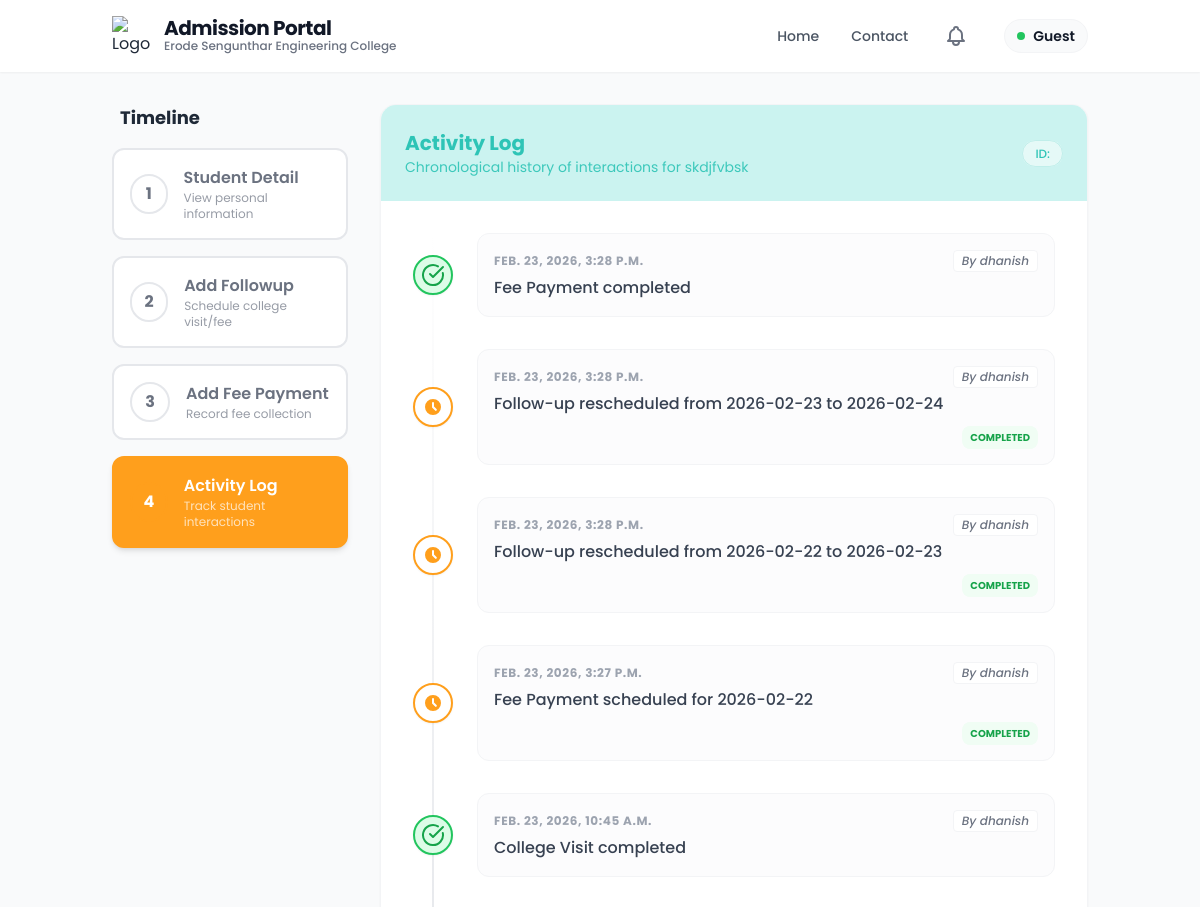
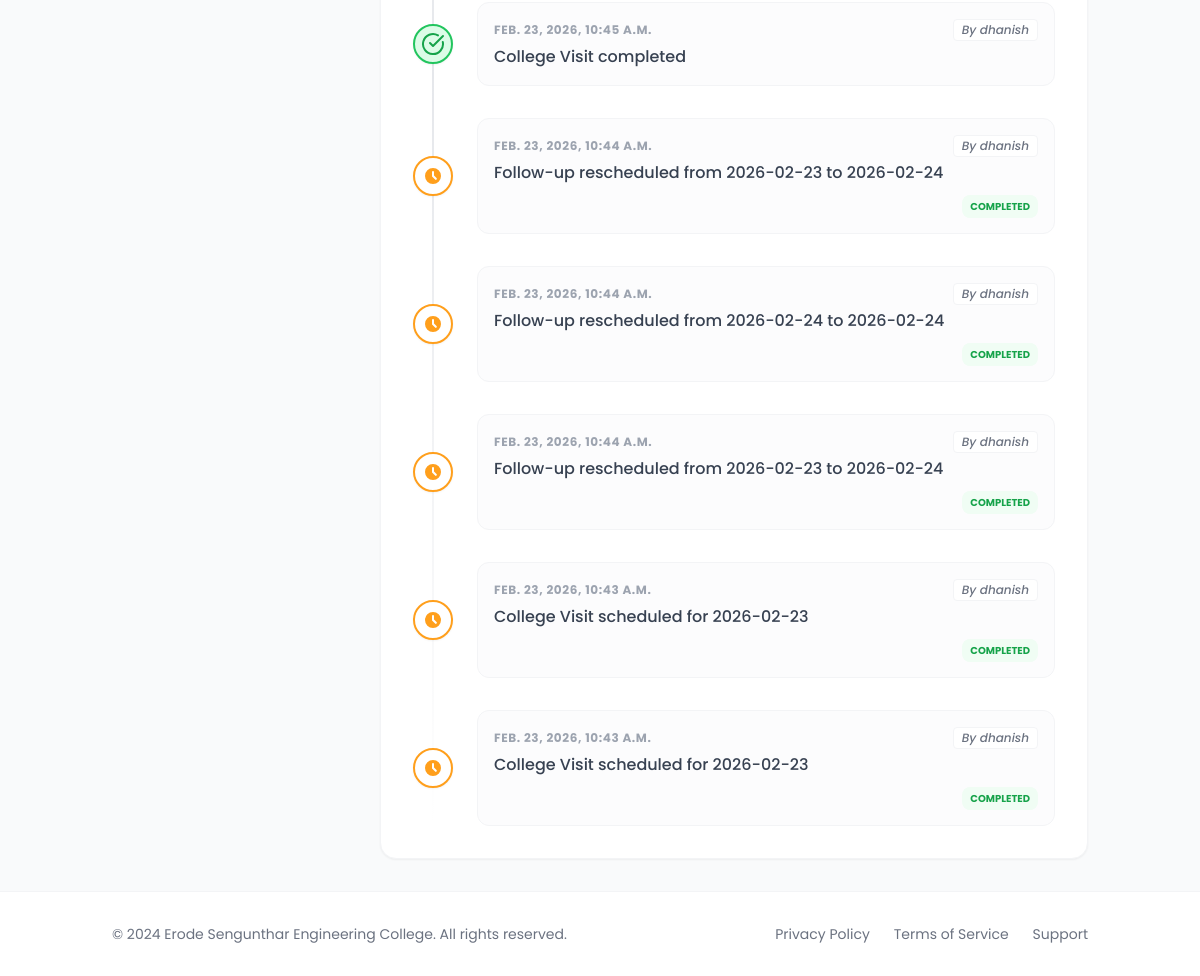
/activities/2/, run on the app's committed database (2 pictures, top to bottom).
### admission_form/models.py (models this page shows, shortened)
class Admission(models.Model):
    ADMISSION_STATUS_CHOICES = (
        ('enquired', 'Enquired'),
        ('admitted', 'Admitted'),
        ('discontinued', 'Discontinued'),
        ('left', 'Left'),
    )
    admission_status = models.CharField(max_length=20, choices=ADMISSION_STATUS_CHOICES, default='enquired', db_index=True)
    application_number = models.CharField(max_length=100, blank=True, null=True)
    application_date = models.DateField(blank=True, null=True)
    admission_date = models.DateField(blank=True, null=True)
    allotment_number = models.CharField(max_length=100, blank=True, null=True)
    portal_status = models.CharField(max_length=50, blank=True, null=True)
    quota = models.CharField(max_length=50, blank=True, null=True)
    roll_number = models.CharField(max_length=100, blank=True, null=True)
    unique_id = models.CharField(max_length=100, blank=True, null=True)
    umis_number = models.CharField(max_length=100, blank=True, null=True)
    level = models.CharField(max_length=10, blank=True, null=True, db_index=True)
    course = models.CharField(max_length=100, blank=True, null=True)
    branch = models.CharField(max_length=100, blank=True, null=True)
    department_preferences = models.JSONField(default=dict, blank=True, null=True)
    pg_dept = models.CharField(max_length=255, blank=True, null=True)
    is_fg = models.BooleanField(default=False, blank=True, null=True)
    fg_number = models.CharField(max_length=100, blank=True, null=True)
    pmss = models.BooleanField(default=False, blank=True, null=True)
    seven_five = models.BooleanField(default=False, blank=True, null=True)
    student_name = models.CharField(max_length=255, blank=True, null=True)
    dob = models.DateField(blank=True, null=True)
    gender = models.CharField(max_length=10, blank=True, null=True)
    community = models.CharField(max_length=50, blank=True, null=True, db_index=True)
    caste = models.CharField(max_length=100, blank=True, null=True)
    region = models.CharField(max_length=100, blank=True, null=True)
    aadhaar_number = models.CharField(max_length=12, blank=True, null=True)
    father_name = models.CharField(max_length=255, blank=True, null=True)
    mother_name = models.CharField(max_length=255, blank=True, null=True)
    guardian_name = models.CharField(max_length=255, blank=True, null=True)
    father_mobile = models.CharField(max_length=15, blank=True, null=True)
    mother_mobile = models.CharField(max_length=15, blank=True, null=True)
    guardian_mobile = models.CharField(max_length=15, blank=True, null=True)
    email = models.EmailField(blank=True, null=True)
    student_mobile = models.CharField(max_length=15, blank=True, null=True)
    address = models.TextField(blank=True, null=True)
    pincode = models.CharField(max_length=10, blank=True, null=True)
    district = models.CharField(max_length=100, blank=True, null=True, db_index=True)
    state = models.CharField(max_length=100, blank=True, null=True, db_index=True)
    country = models.CharField(max_length=100, blank=True, null=True, db_index=True)
    qualification = models.CharField(max_length=10, blank=True, null=True)
    tenth_total = models.CharField(max_length=50, blank=True, null=True)
    tenth_percentage = models.CharField(max_length=50, blank=True, null=True)
    twelfth_total = models.CharField(max_length=50, blank=True, null=True)
    twelfth_percentage = models.CharField(max_length=50, blank=True, null=True)
    twelfth_major = models.CharField(max_length=255, blank=True, null=True)
    twelth_reg_no = models.CharField(max_length=50, blank=True, null=True)
    maths_marks = models.DecimalField(max_digits=5, decimal_places=2, blank=True, null=True)
    physics_marks = models.DecimalField(max_digits=5, decimal_places=2, blank=True, null=True)
    chemistry_marks = models.DecimalField(max_digits=5, decimal_places=2, blank=True, null=True)
    cutoff_marks = models.DecimalField(max_digits=5, decimal_places=2, blank=True, null=True, db_index=True)
    diploma_total = models.CharField(max_length=50, blank=True, null=True)
    diploma_percentage = models.CharField(max_length=50, blank=True, null=True)
    diploma_major = models.CharField(max_length=255, blank=True, null=True)
    board = models.CharField(max_length=50, blank=True, null=True, db_index=True)
    year_passing = models.IntegerField(blank=True, null=True)
    medium = models.CharField(max_length=50, blank=True, null=True)
    last_school = models.CharField(max_length=255, blank=True, null=True)
    vocational_stream = models.CharField(max_length=255, blank=True, null=True)
    skill_proof = models.FileField(upload_to=af_vocational_upload_path, blank=True, null=True)
    diploma_college = models.CharField(max_length=255, blank=True, null=True)
    diploma_year_passing = models.IntegerField(blank=True, null=True)
    college_address1 = models.CharField(max_length=500, blank=True, null=True)
    college_district = models.CharField(max_length=100, blank=True, null=True)
    college_state = models.CharField(max_length=100, blank=True, null=True)
    college_fee = models.DecimalField(max_digits=10, decimal_places=2, blank=True, null=True)
    hostel_fee = models.DecimalField(max_digits=10, decimal_places=2, blank=True, null=True)
    bus_fee = models.DecimalField(max_digits=10, decimal_places=2, blank=True, null=True)
    other_fee = models.DecimalField(max_digits=10, decimal_places=2, blank=True, null=True)
    paid_fee = models.DecimalField(max_digits=10, decimal_places=2, blank=True, null=True)
    concession_amount = models.DecimalField(max_digits=10, decimal_places=2, blank=True, null=True)
    unpaid_fee = models.DecimalField(max_digits=10, decimal_places=2, blank=True, null=True)
    transaction_id = models.CharField(max_length=50, blank=True, null=True)
    transaction_date = models.DateTimeField(blank=True, null=True)
    had_paid = models.BooleanField(default=False, blank=True, null=True)
    facility_type = models.CharField(max_length=20, blank=True, null=True)
    hostel_name = models.CharField(max_length=100, blank=True, null=True)
    boarding_point = models.CharField(max_length=100, blank=True, null=True)
    bus_needed = models.CharField(max_length=10, blank=True, null=True, db_index=True)
    bus_route = models.CharField(max_length=255, blank=True, null=True)
    hostel_needed = models.CharField(max_length=10, blank=True, null=True, db_index=True)
    hostel_type = models.CharField(max_length=100, blank=True, null=True)
    room_type = models.CharField(max_length=100, blank=True, null=True)
    mess_type = models.CharField(max_length=100, blank=True, null=True)
    hostel_fee_amount = models.DecimalField(max_digits=10, decimal_places=2, blank=True, null=True)
    account_holder_name = models.CharField(max_length=255, blank=True, null=True)
    account_number = models.CharField(max_length=30, blank=True, null=True)
    bank_name = models.CharField(max_length=100, blank=True, null=True)
    ifsc_code = models.CharField(max_length=15, blank=True, null=True)
    bank_branch = models.CharField(max_length=100, blank=True, null=True)
    seeding_status = models.CharField(max_length=50, blank=True, null=True)
    tc = models.FileField(upload_to=af_certificate_upload_path, blank=True, null=True)
    community_cert = models.FileField(upload_to=af_certificate_upload_path, blank=True, null=True)
    aadhaar = models.FileField(upload_to=af_certificate_upload_path, blank=True, null=True)
    tenth_marksheet = models.FileField(upload_to=af_certificate_upload_path, blank=True, null=True)
    twelfth_marksheet = models.FileField(upload_to=af_certificate_upload_path, blank=True, null=True)
    photo = models.FileField(upload_to=af_photo_upload_path, blank=True, null=True)
    created_at = models.DateTimeField(auto_now_add=True, db_index=True)
    class Meta:
        app_label = 'admission_form'

class ActivityLog(models.Model):
    student = models.ForeignKey(
        Admission,
        on_delete=models.CASCADE,
        related_name='activities'
    )
    action = models.CharField(max_length=255)
    created_by = models.ForeignKey(User, on_delete=models.SET_NULL, null=True, related_name='af_activitylog_set')
    followup = models.ForeignKey(
        FollowUp,
        on_delete=models.SET_NULL,
        null=True,
        blank=True,
        related_name='logs'
    )
    is_completed = models.BooleanField(default=False)
    created_at = models.DateTimeField(auto_now_add=True)
    class Meta:
        app_label = 'admission_form'

### admission_form/followup.py (the view)
# urls.py: path('activities/<int:pk>/', followup.student_activity_log, name='student_activity_log'),
def student_activity_log(request, pk):
    student = get_object_or_404(Admission, pk=pk)
    activities = student.activities.all().order_by('-created_at')
    return render(request, 'followup/activity_log.html', {
        'student': student,
        'admission': student,
        'activities': activities,
        'active_step': 'activity_log'
    })

### templates/followup/activity_log.html (shortened to what this page needs)
{% extends 'followup/new_base.html' %}
{% block content %}
<div class="flex flex-col lg:flex-row gap-8">
    <div class="lg:w-1/4">
        <div class="sticky top-24">
            <h3 class="text-lg font-bold mb-4 text-gray-800 px-2">Timeline</h3>
            {% include 'followup/stepper.html' %}
        </div>
    </div>
    <div class="lg:w-3/4">
        <div class="bg-white rounded-2xl shadow-sm border border-gray-100 overflow-hidden">
            <div class="p-6 bg-accent text-dark">
                <div class="flex justify-between items-center">
                    <div>
                        <h2 class="text-xl font-bold">Activity Log</h2>
                        <p class="text-sm opacity-90">Chronological history of interactions for {{ student.student_name }}</p>
                    </div>
                    <div class="hidden md:block">
                        <span
                            class="bg-white/50 px-3 py-1 rounded-full text-xs font-medium border border-dark/20 text-dark">
                            ID: {{ student.register_number }}
                        </span>
                    </div>
                </div>
            </div>
            <div class="p-8">
                {% if activities %}
                <div
                    class="relative space-y-8 before:absolute before:inset-0 before:ml-5 before:-translate-x-px before:h-full before:w-0.5 before:bg-gradient-to-b before:from-transparent before:via-gray-200 before:to-transparent">
                    {% for activity in activities %}
                    <div class="relative flex items-center justify-between md:justify-start">
                        {% if activity.is_completed %}
                        <div class="flex items-center justify-center w-10 h-10 rounded-full border-2 shadow-sm z-10 shrink-0"
     style="background-color: #dcfce7; border-color: #22c55e;">
    <svg xmlns="http://www.w3.org/2000/svg"
         width="24"
         height="24"
         viewBox="0 0 24 24"
         style="color: #16a34a;">
        <g fill="none"
           stroke="currentColor"
           stroke-linecap="round"
           stroke-linejoin="round"
           stroke-width="2">
            <path d="M21.801 10A10 10 0 1 1 17 3.335"/>
            <path d="m9 11l3 3L22 4"/>
        </g>
    </svg>
</div>
                        {% else %}
                        <div
                            class="flex items-center justify-center w-10 h-10 rounded-full bg-white border-2 border-primary shadow-sm z-10 shrink-0">
                            <svg class="w-5 h-5 text-primary" fill="currentColor" viewBox="0 0 20 20">
                                <path fill-rule="evenodd"
                                    d="M10 18a8 8 0 100-16 8 8 0 000 16zm1-12a1 1 0 10-2 0v4a1 1 0 00.293.707l2.828 2.829a1 1 0 101.415-1.415L11 9.586V6z"
                                    clip-rule="evenodd" />
                            </svg>
                        </div>
                        {% endif %}
                        <div class="w-[calc(100%-3rem)] ml-6 p-4 rounded-xl bg-gray-50/50 border border-gray-100">
                            <div class="flex flex-col sm:flex-row sm:items-center justify-between gap-2 mb-1">
                                <time class="text-xs font-bold text-gray-400 uppercase tracking-wider">
                                    {{ activity.created_at }}</time>
                                <span
                                    class="text-xs font-medium text-gray-500 bg-white px-2 py-0.5 rounded border border-gray-100 italic">By
                                    {{ activity.created_by.get_full_name|default:activity.created_by.username }}</span>
                            </div>
                            <div class="text-gray-700 font-medium">{{ activity.action }}</div>
                            {% if activity.followup and not activity.followup.completed %}
                            <div class="mt-2 text-right">
                                <select
                                    onchange="if(this.value==='Completed') completeFollowUp({{ activity.followup.id }})"
                                    class="text-[10px] bg-amber-50 border-amber-200 rounded-lg px-2 py-1 font-bold text-amber-600 focus:ring-primary focus:border-primary cursor-pointer">
                                    <option value="Pending" selected>Pending</option>
                                    <option value="Completed">Completed</option>
                                </select>
                            </div>
                            {% elif activity.followup and activity.followup.completed %}
                            <div class="mt-2 text-right">
                                <span
                                    class="text-[10px] font-bold text-green-600 bg-green-50 px-2 py-1 rounded-lg uppercase">Completed</span>
                            </div>
                            {% endif %}
                        </div>
                    </div>
                    {% endfor %}
                </div>
                {% endif %}
            </div>
        </div>
    </div>
</div>
{% endblock %}

### data on the page
Admission: student_name "skdjfvbsk"
ActivityLog: is_completed True (drawn), created_at "FEB. 23, 2026, 3:28 P.M.", created_by.get_full_name "dhanish", action "Fee Payment completed"
ActivityLog: is_completed False (drawn), created_at "FEB. 23, 2026, 3:28 P.M.", created_by.get_full_name "dhanish", action "Follow-up rescheduled from 2026-02-23 to 2026-02-24", shows "COMPLETED"
ActivityLog: is_completed False (drawn), created_at "FEB. 23, 2026, 3:28 P.M.", created_by.get_full_name "dhanish", action "Follow-up rescheduled from 2026-02-22 to 2026-02-23", shows "COMPLETED"
ActivityLog: is_completed False (drawn), created_at "FEB. 23, 2026, 3:27 P.M.", created_by.get_full_name "dhanish", action "Fee Payment scheduled for 2026-02-22", shows "COMPLETED"
ActivityLog: is_completed True (drawn), created_at "FEB. 23, 2026, 10:45 A.M.", created_by.get_full_name "dhanish", action "College Visit completed"
ActivityLog: is_completed True (drawn), created_at "FEB. 23, 2026, 10:45 A.M.", created_by.get_full_name "dhanish", action "College Visit completed"
ActivityLog: is_completed False (drawn), created_at "FEB. 23, 2026, 10:44 A.M.", created_by.get_full_name "dhanish", action "Follow-up rescheduled from 2026-02-23 to 2026-02-24", shows "COMPLETED"
ActivityLog: is_completed False (drawn), created_at "FEB. 23, 2026, 10:44 A.M.", created_by.get_full_name "dhanish", action "Follow-up rescheduled from 2026-02-24 to 2026-02-24", shows "COMPLETED"
ActivityLog: is_completed False (drawn), created_at "FEB. 23, 2026, 10:44 A.M.", created_by.get_full_name "dhanish", action "Follow-up rescheduled from 2026-02-23 to 2026-02-24", shows "COMPLETED"
ActivityLog: is_completed False (drawn), created_at "FEB. 23, 2026, 10:43 A.M.", created_by.get_full_name "dhanish", action "College Visit scheduled for 2026-02-23", shows "COMPLETED"
ActivityLog: is_completed False (drawn), created_at "FEB. 23, 2026, 10:43 A.M.", created_by.get_full_name "dhanish", action "College Visit scheduled for 2026-02-23", shows "COMPLETED"

### other printed values
{{ user.username|default:"Guest" }} "Guest"
